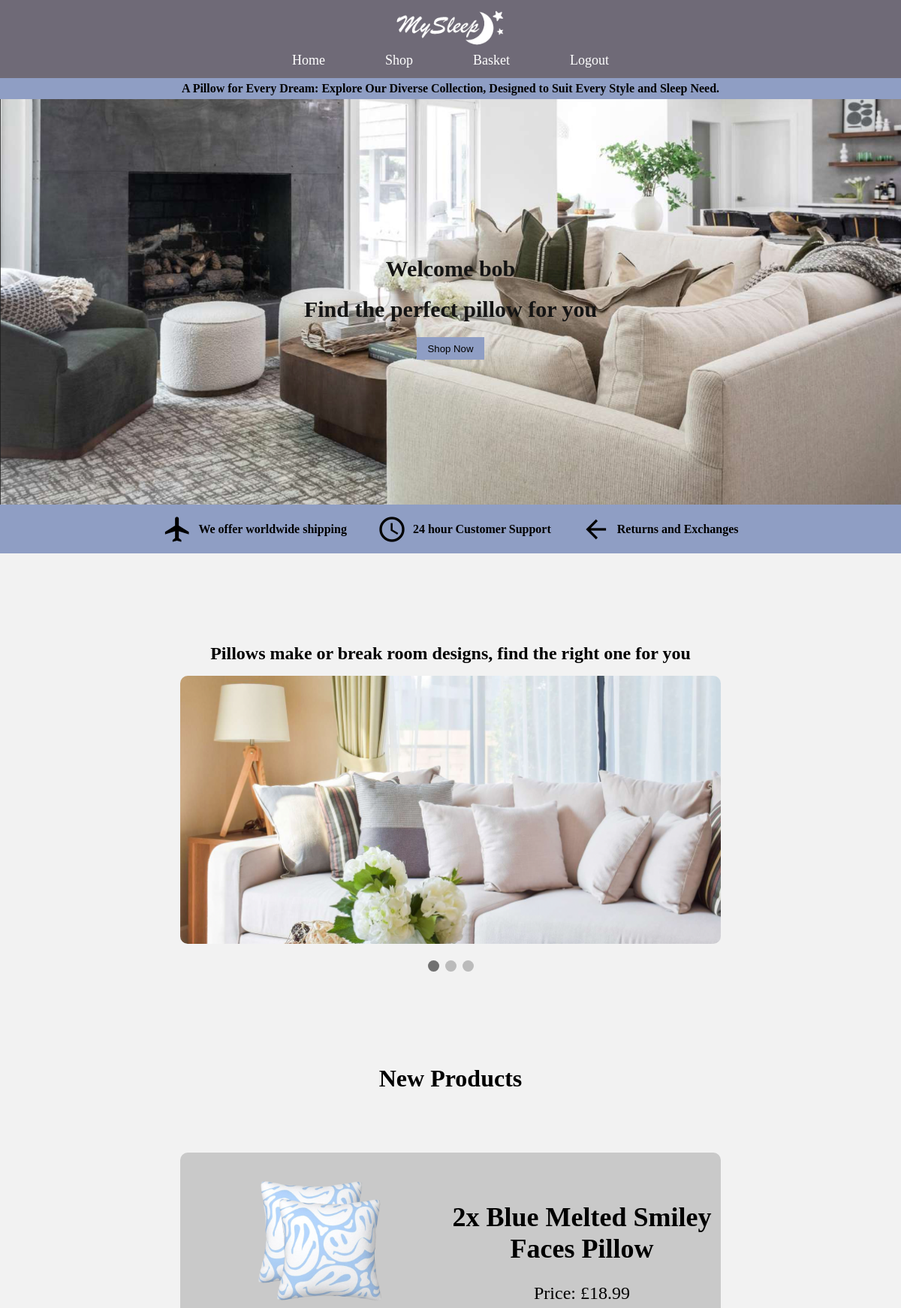
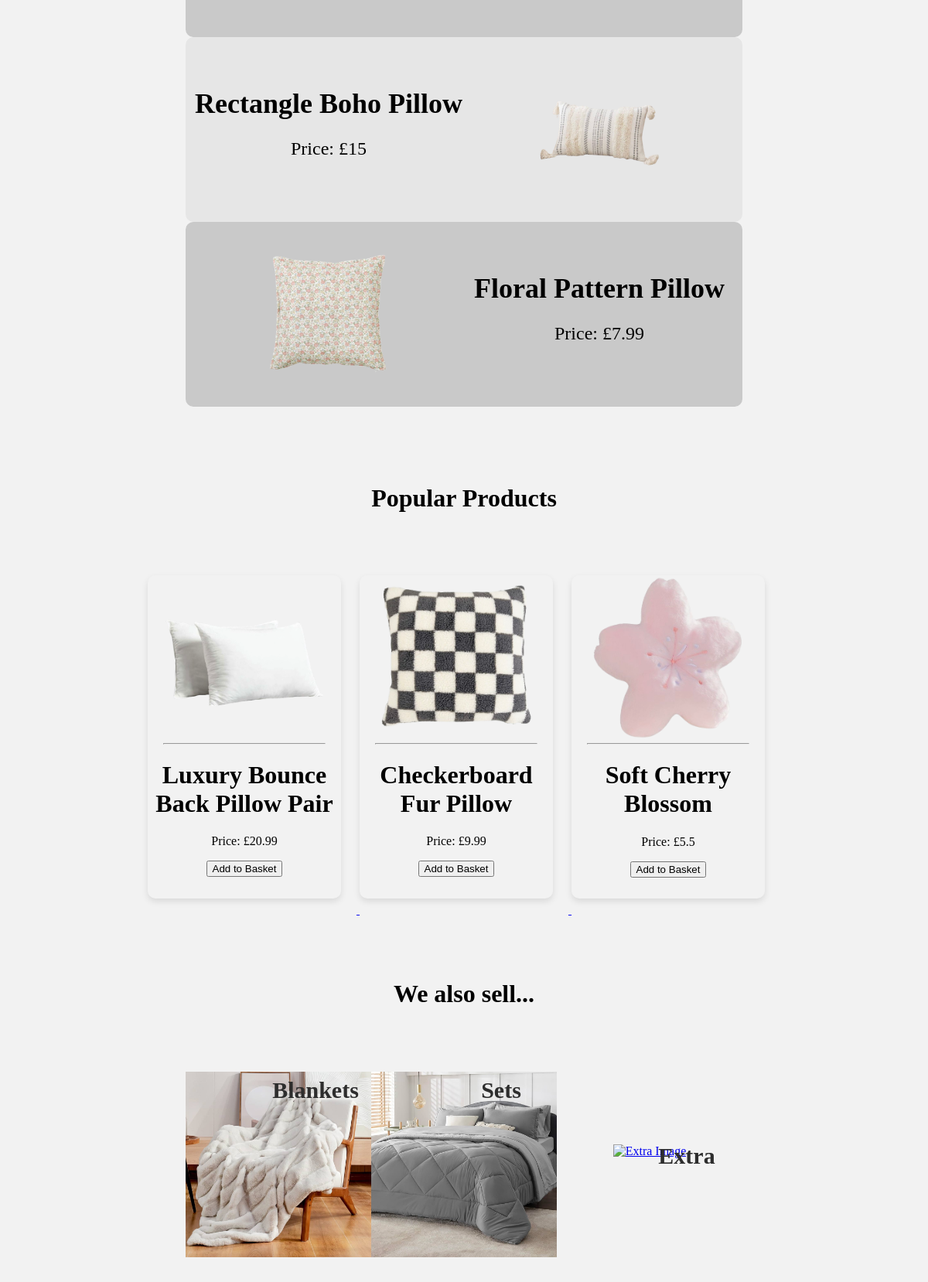
Page /home (signed in, upper part) on the committed database (2 pictures, top to bottom).
### website.py (models this page shows, shortened)
class User(UserMixin, db.Model):
    __tablename__ = 'users'
    user_id = db.Column(db.Integer, primary_key = True, autoincrement = True)
    username = db.Column(db.String(16), index = True, unique = True)
    password_hash = db.Column(db.String(64))
    basket = db.relationship('Item', secondary = 'user_basket_link', backref = db.backref('assigned_users', lazy = 'dynamic'))
    def get_id(self):
        return str(self.user_id)

class Item(db.Model): #shows logical structure of database
    id = db.Column(db.Integer(), primary_key = True) #primary key - uniquely identifies each item in database table
    name = db.Column(db.String(length = 30), nullable = False, unique = True) #nullable - dont want it to be null/empty
    price = db.Column(db.Integer(), nullable = False)
    env_impact = db.Column(db.String(), nullable = False)
    description = db.Column(db.String(length = 1000), nullable = False, unique = True)
    image = db.Column(db.String(length = 1000), nullable = False)
    quantity = db.Column(db.Integer(), nullable = False)

### website.py (the view)
@app.route('/home', methods = ['GET', 'POST']) # get data | send data to server
def Home():
    user = db.session.query(User).filter_by(user_id = current_user.get_id()).first()
    form = AddBasket()
    new_arrivals = Item.query.filter(Item.id.in_([7, 8, 9])).all()  # Specific IDs for the homepage sections
    popular = Item.query.filter(Item.id.in_([10, 11, 12])).all()  # Specific IDs for the homepage sections
    if form.validate_on_submit():
        item_id = request.form.get('item_id')
        if item_id:
            return add_to_basket(item_id)  # Call the function to add to the basket
    return render_template('Home.html', new_arrivals = new_arrivals, popular = popular, form = form, user = user) # look for templates in the templates folder.

### website.py
class AddBasket(FlaskForm):
    submit = SubmitField('Add to Basket')

### website.py (called while the page is built)
@lm.user_loader
def load_user(user_id):
    return User.query.get(int(user_id))

### templates/Home.html (shortened to what this page needs)
{% extends "bootstrap/base.html" %}
{% import "bootstrap/wtf.html" as wtf %}
    {% block head %}
    <head>
        <link rel="stylesheet" type="text/css" href="{{ url_for('static',filename='styles.css') }}">
    </head>
    {% endblock %}
    {% block content %}
    <body>
        <nav id="nav">
            <ul>
                <li><a class="navbar-brand" href="{{ url_for('Home') }}"><img id="logo" src="{{ url_for('static', filename='images/Logo.png') }}" alt="Logo"></a></li>
                <div class="nav-container">
                    <li class="nav-list"><a href="{{ url_for('Home') }}">Home</a></li>
                    <li class="nav-list"><a href="{{ url_for('All') }}">Shop</a></li>
                    <li class="nav-list"><a href="{{ url_for('cart') }}">Basket</a></li>
                    <li class="nav-list"><a href="{{ url_for('logout') }}">Logout</a></li>
                </div>
            </ul>
        </nav>
        <div class="title-head">
            <h4>A Pillow for Every Dream: Explore Our Diverse Collection, Designed to Suit Every Style and Sleep Need.</h4>
        </div>
        <div class="title-image">
            <img src="{{ url_for('static', filename='images/TitleImage.png') }}" alt="Title Image">
            <div class="title-img-text">
                <h1>Welcome {{user.username}}</h1>
                <h1>Find the perfect pillow for you</h1>
                <a href="{{ url_for('All') }}"><button class="title-img-button">Shop Now</button></a>
            </div>
        </div>
        <div class="title-foot">
            <div class="title-foot-container">
                <div class="title-foot-section">
                    <i class="material-icons">flight</i>
                    <h4>We offer worldwide shipping</h4>
                </div>
                <div class="title-foot-section">
                    <i class="material-icons">schedule</i>
                    <h4>24 hour Customer Support</h4>
                </div>
                <div class="title-foot-section">
                    <i class="material-icons">arrow_back</i>
                    <h4>Returns and Exchanges</h4>
                </div>
            </div>
        </div>
        <div class="slideshow">
            <div class="slideshow-container">
                <h1>Pillows make or break room designs, find the right one for you</h1>
                <div class="mySlides fade">
                    <img src="{{ url_for('static', filename='images/slider1.png') }}" alt="Slider Image 1">
                </div>
            </div>
            <br>
            <div class="slideshow-dots">
                <span class="dot"></span>
                <span class="dot"></span>
                <span class="dot"></span>
            </div>
        </div>
        <div class="new-products">
            <h1>New Products</h1>
            <div class="new-products-container">
                {% set item = new_arrivals[0] %}
                <div class="new-products-section">
                    <div>
                        <a href="{{ url_for('Product', item_id=item.id) }}" class="new-product-img">
                            <img src="{{ url_for('static', filename=item.image) }}" alt="{{ item.name }} Image">
                        </a>
                    </div>
                    <div>
                        <h1>{{ item.name }}</h1>
                        <p>Price: £{{ item.price }}</p>
                    </div>
                </div>
                {% set item = new_arrivals[1] %}
                <div class="new-products-section2">
                    <div>
                        <h1>{{ item.name }}</h1>
                        <p>Price: £{{ item.price }}</p>
                    </div>
                    <div>
                        <a href="{{ url_for('Product', item_id=item.id) }}" class="new-product-img">
                            <img src="{{ url_for('static', filename=item.image) }}" alt="{{ item.name }} Image">
                        </a>
                    </div>
                </div>
                {% set item = new_arrivals[2] %}
                <div class="new-products-section">
                    <div>
                        <a href="{{ url_for('Product', item_id=item.id) }}" class="new-product-img">
                            <img src="{{ url_for('static', filename=item.image) }}" alt="{{ item.name }} Image">
                        </a>
                    </div>
                    <div>
                        <h1>{{ item.name }}</h1>
                        <p>Price: £{{ item.price }}</p>
                    </div>
                </div>
            </div>
        </div>
        <div class="popular-products">
            <h1>Popular Products</h1>
            <div class="popular-products-container">
                {% set item = popular[0] %}
                <a href="{{ url_for('Product', item_id=item.id) }}">
                    <div class="popular-products-section">
                        <img src="{{ url_for('static', filename=item.image) }}" alt="{{ item.name }} Image">
                        <hr>
                        <h1>{{ item.name }}</h1>
                        <p>Price: £{{ item.price }}</p>
                        <td>
                            <form action="{{ url_for('add_to_basket', item_id=item.id) }}" method="POST">
                                {{ form.submit() }}
                            </form>
                        </td>
                    </div>
                </a>
                {% set item = popular[1] %}
                <a href="{{ url_for('Product', item_id=item.id) }}">
                    <div class="popular-products-section">
                        <img src="{{ url_for('static', filename=item.image) }}" alt="{{ item.name }} Image">
                        <hr>
                        <h1>{{ item.name }}</h1>
                        <p>Price: £{{ item.price }}</p>
                        <td>
                            <form action="{{ url_for('add_to_basket', item_id=item.id) }}" method="POST">
                                {{ form.submit() }}
                            </form>
                        </td>
                    </div>
                </a>
                {% set item = popular[2] %}
                <a href="{{ url_for('Product', item_id=item.id) }}">
                    <div class="popular-products-section">
                        <img src="{{ url_for('static', filename=item.image) }}" alt="{{ item.name }} Image">
                        <hr>
                        <h1>{{ item.name }}</h1>
                        <p>Price: £{{ item.price }}</p>
                        <td>
                            <form action="{{ url_for('add_to_basket', item_id=item.id) }}" method="POST">
                                {{ form.submit() }}
                            </form>
                        </td>
                    </div>
                </a>
            </div>
        </div>
        <div class="Alsosell">
            <h1>We also sell...</h1>
            <div class="Alsosell-container">
                <div class="Alsosell-section">
                    <a href="{{ url_for('All', category='Also') }}">
                        <img src="{{ url_for('static', filename='images/More-Blanket1.png') }}" alt="Blanket Image">
                        <div class="Alsosell-text">
                            <h2>Blankets</h2>
                        </div>
                    </a>
                </div>
                <div class="Alsosell-section2">
                    <a href="{{ url_for('All', category='Also') }}">
                        <img src="{{ url_for('static', filename='images/More-Set1.png') }}" alt="Set Image">
                        <div class="Alsosell-text">
                            <h2>Sets</h2>
                        </div>
                    </a>
                </div>
                <div class="Alsosell-section">
                    <a href="{{ url_for('All', category='Also') }}">
                        <img src="{{ url_for('static', filename='images/More-Extra1.png') }}" alt="Extra Image">
                        <div class="Alsosell-text">
                            <h2>Extra</h2>
                        </div>
                    </a>
                </div>
            </div>
        </div>
    </body>
    {% endblock %}

### static/styles.css (style rules this page uses)
body { background-color: rgb(242, 242, 242); margin: 0; padding: 0; }
#nav { position: fixed; top: 0; left: 0; right: 0; z-index: 1000; background-color: rgb(112, 107, 119, 0.8); color: #ffffff; display: flex; flex-direction: column; align-items: center; padding: 10px 0; }
#nav ul { list-style: none; padding: 0; margin: 0; width: 100%; display: flex; flex-direction: column; align-items: center; }
#logo { width: 150px; }
.nav-container { display: flex; gap: 20px; }
.nav-list { margin: 0 30px; }
.nav-list a { text-decoration: none; color: white; font-size: 18px; }
.title-head { background-color: rgb(143, 158, 196); text-align: center; padding: 5px 10%; }
.title-head h4 { margin: 0; }
.title-image { position: relative; width: 100%; }
.title-image img { width: 100%; display: block; }
.title-img-text { position: absolute; width: 50%; top: 35%; left: 25%; border-radius: 10px; text-align: center; color: rgb(20, 20, 20); }
.title-img-text h1 { font-size: 2.5vw; text-align: center; }
.title-img-button { padding: 1.2% 2.5%; border: none; background-color: rgb(143, 158, 196); font-size: 1.1vw; cursor: pointer; }
.title-foot { background-color: rgb(143, 158, 196); text-align: center; padding: 12px 10%; }
.title-foot-container { display: flex; justify-content: center; align-items: center; flex-wrap: wrap; }
.title-foot-section { display: flex; align-items: center; margin: -10px 20px; }
.title-foot-section i { font-size: 40px; margin-right: 8px; }
.slideshow { margin: 10% 20%; border-radius: 10px; }
.slideshow-container { position: relative; margin: auto; }
.slideshow-container h1 { text-align: center; font-size: 2vw; }
.mySlides img { width: 100%; border-radius: 10px; }
.fade { animation-name: fade; animation-duration: 1.5s; }
.slideshow-dots { text-align:center }
.dot { height: 15px; width: 15px; margin: 0 2px; background-color: #bbb; border-radius: 50%; display: inline-block; transition: background-color 5s solid; }
.active { background-color: #717171; }
.new-products { text-align: center; }
.new-products-container { margin-top: 80px; }
.new-products-section { background-color: rgb(201, 201, 201); padding: 30px 10px; margin: 0px 20%; height: 100%; display: flex; flex-wrap: wrap; text-align: center; border-radius: 10px; }
.new-products-section2 { background-color: rgb(230, 230, 230); padding: 30px 10px; margin: 0px 20%; height: 100%; display: flex; flex-wrap: wrap; text-align: center; border-radius: 10px;; }
.new-products-section div, .new-products-section2 div { display: inline-block; width: 50%; }
.new-products-section h1, .new-products-section2 h1 { font-size: 3vw; margin-top: 10%; }
.new-products-section p, .new-products-section2 p { font-size: 2vw; }
.new-product-img { text-decoration: none; color: inherit; }
.new-product-img img { width: 50%; transition: transform 0.3s ease; }
.popular-products { text-align: center; margin-top: 100px; }
.popular-products-container { text-align: center; margin: 0px 15%; padding: 60px 0; }
.popular-products-section { display: inline-block; width: 250px; height: 418px; border-radius: 10px; margin: 0px 20px 20px 0px; overflow: hidden; box-shadow: 0 4px 8px rgba(0, 0, 0, 0.1); transition: transform 0.3s ease; color: black; }
.popular-products-section img { width: 85%; }
.popular-products-section hr { margin: 0px 20px; }
.Alsosell { text-align: center; padding-bottom: 100px; }
.Alsosell-container { text-align: center; margin: 0px 200px; color: white; padding: 60px 0; }
.Alsosell-section { display: inline-block; width: 30%; height: 30%; margin: 0px; overflow: hidden; position: relative; min-width: 150px; min-height: 150px; }
.Alsosell-section2 { display: inline-block; width: 30%; height: 30%; margin: 0px -4px 0px -4px; overflow: hidden; position: relative; min-width: 150px; min-height: 150px; }
.Alsosell-section img, .Alsosell-section2 img { width: 100%; }
.Alsosell-text { position: absolute; top: 10%; left: 70%; transform: translate(-50%, -50%); text-align: center; color: #2d2d2d; font-size: 18px; }
.Alsosell-text h2 { font-size: 2.5vw; }

### rows in the picture
User: username "bob"
Item: image (picture), name "2x Blue Melted Smiley Faces Pillow", price "18.99"
Item: name "Rectangle Boho Pillow", price "15", image (picture)
Item: image (picture), name "Floral Pattern Pillow", price "7.99"
Item: image (picture), name "Luxury Bounce Back Pillow Pair", price "20.99"
Item: image (picture), name "Checkerboard Fur Pillow", price "9.99"
Item: image (picture), name "Soft Cherry Blossom", price "5.5"
